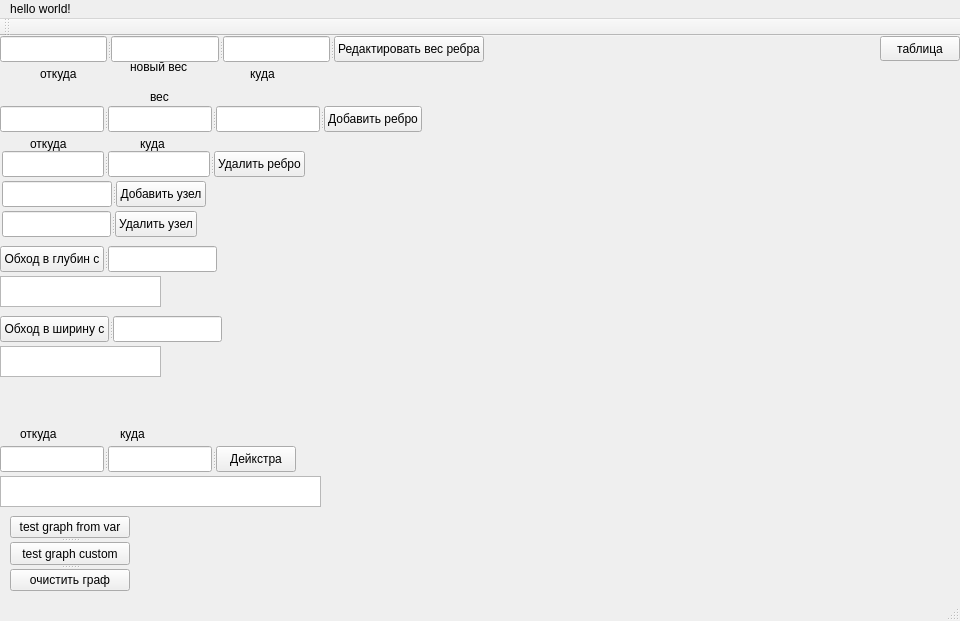
<?xml version="1.0" encoding="UTF-8"?>
<ui version="4.0">
 <class>QtGraphsClass</class>
 <widget class="QMainWindow" name="QtGraphsClass">
  <property name="geometry">
   <rect>
    <x>0</x>
    <y>0</y>
    <width>960</width>
    <height>621</height>
   </rect>
  </property>
  <property name="windowTitle">
   <string>QtGraphs</string>
  </property>
  <widget class="QWidget" name="centralWidget">
   <widget class="QSplitter" name="splitter">
    <property name="geometry">
     <rect>
      <x>2</x>
      <y>145</y>
      <width>204</width>
      <height>26</height>
     </rect>
    </property>
    <property name="orientation">
     <enum>Qt::Horizontal</enum>
    </property>
    <widget class="QLineEdit" name="lineEdit"/>
    <widget class="QPushButton" name="pushButton">
     <property name="text">
      <string>Добавить узел</string>
     </property>
    </widget>
   </widget>
   <widget class="QSplitter" name="splitter_2">
    <property name="geometry">
     <rect>
      <x>0</x>
      <y>70</y>
      <width>422</width>
      <height>26</height>
     </rect>
    </property>
    <property name="orientation">
     <enum>Qt::Horizontal</enum>
    </property>
    <widget class="QLineEdit" name="lineEdit_2"/>
    <widget class="QLineEdit" name="lineEdit_4"/>
    <widget class="QLineEdit" name="lineEdit_3"/>
    <widget class="QPushButton" name="pushButton_2">
     <property name="text">
      <string>Добавить ребро</string>
     </property>
    </widget>
   </widget>
   <widget class="QTextBrowser" name="textBrowser">
    <property name="geometry">
     <rect>
      <x>0</x>
      <y>240</y>
      <width>161</width>
      <height>31</height>
     </rect>
    </property>
   </widget>
   <widget class="QSplitter" name="splitter_3">
    <property name="geometry">
     <rect>
      <x>2</x>
      <y>175</y>
      <width>195</width>
      <height>26</height>
     </rect>
    </property>
    <property name="orientation">
     <enum>Qt::Horizontal</enum>
    </property>
    <widget class="QLineEdit" name="lineEdit_5"/>
    <widget class="QPushButton" name="pushButton_4">
     <property name="text">
      <string>Удалить узел</string>
     </property>
    </widget>
   </widget>
   <widget class="QSplitter" name="splitter_4">
    <property name="geometry">
     <rect>
      <x>2</x>
      <y>115</y>
      <width>303</width>
      <height>26</height>
     </rect>
    </property>
    <property name="orientation">
     <enum>Qt::Horizontal</enum>
    </property>
    <widget class="QLineEdit" name="lineEdit_7"/>
    <widget class="QLineEdit" name="lineEdit_6"/>
    <widget class="QPushButton" name="pushButton_3">
     <property name="text">
      <string>Удалить ребро</string>
     </property>
    </widget>
   </widget>
   <widget class="QTextBrowser" name="textBrowser_2">
    <property name="geometry">
     <rect>
      <x>0</x>
      <y>440</y>
      <width>321</width>
      <height>31</height>
     </rect>
    </property>
   </widget>
   <widget class="QTextBrowser" name="textBrowser_3">
    <property name="geometry">
     <rect>
      <x>0</x>
      <y>310</y>
      <width>161</width>
      <height>31</height>
     </rect>
    </property>
   </widget>
   <widget class="QLabel" name="label">
    <property name="geometry">
     <rect>
      <x>40</x>
      <y>30</y>
      <width>55</width>
      <height>16</height>
     </rect>
    </property>
    <property name="text">
     <string>откуда</string>
    </property>
   </widget>
   <widget class="QLabel" name="label_2">
    <property name="geometry">
     <rect>
      <x>250</x>
      <y>30</y>
      <width>55</width>
      <height>16</height>
     </rect>
    </property>
    <property name="text">
     <string>куда</string>
    </property>
   </widget>
   <widget class="QLabel" name="label_3">
    <property name="geometry">
     <rect>
      <x>130</x>
      <y>20</y>
      <width>71</width>
      <height>21</height>
     </rect>
    </property>
    <property name="text">
     <string>новый вес</string>
    </property>
   </widget>
   <widget class="QLabel" name="label_4">
    <property name="geometry">
     <rect>
      <x>20</x>
      <y>390</y>
      <width>55</width>
      <height>16</height>
     </rect>
    </property>
    <property name="text">
     <string>откуда</string>
    </property>
   </widget>
   <widget class="QLabel" name="label_5">
    <property name="geometry">
     <rect>
      <x>120</x>
      <y>390</y>
      <width>55</width>
      <height>16</height>
     </rect>
    </property>
    <property name="text">
     <string>куда</string>
    </property>
   </widget>
   <widget class="QLabel" name="label_6">
    <property name="geometry">
     <rect>
      <x>30</x>
      <y>100</y>
      <width>55</width>
      <height>16</height>
     </rect>
    </property>
    <property name="text">
     <string>откуда</string>
    </property>
   </widget>
   <widget class="QLabel" name="label_7">
    <property name="geometry">
     <rect>
      <x>140</x>
      <y>100</y>
      <width>55</width>
      <height>16</height>
     </rect>
    </property>
    <property name="text">
     <string>куда</string>
    </property>
   </widget>
   <widget class="QLabel" name="label_8">
    <property name="geometry">
     <rect>
      <x>150</x>
      <y>50</y>
      <width>71</width>
      <height>21</height>
     </rect>
    </property>
    <property name="text">
     <string>вес</string>
    </property>
   </widget>
   <widget class="QSplitter" name="splitter_8">
    <property name="geometry">
     <rect>
      <x>0</x>
      <y>0</y>
      <width>484</width>
      <height>26</height>
     </rect>
    </property>
    <property name="orientation">
     <enum>Qt::Horizontal</enum>
    </property>
    <widget class="QLineEdit" name="lineEdit_12"/>
    <widget class="QLineEdit" name="lineEdit_13"/>
    <widget class="QLineEdit" name="lineEdit_14"/>
    <widget class="QPushButton" name="pushButton_10">
     <property name="text">
      <string>Редактировать вес ребра</string>
     </property>
    </widget>
   </widget>
   <widget class="QSplitter" name="splitter_5">
    <property name="geometry">
     <rect>
      <x>0</x>
      <y>210</y>
      <width>217</width>
      <height>26</height>
     </rect>
    </property>
    <property name="orientation">
     <enum>Qt::Horizontal</enum>
    </property>
    <widget class="QPushButton" name="pushButton_5">
     <property name="text">
      <string>Обход в глубин с</string>
     </property>
    </widget>
    <widget class="QLineEdit" name="lineEdit_8"/>
   </widget>
   <widget class="QSplitter" name="splitter_6">
    <property name="geometry">
     <rect>
      <x>0</x>
      <y>280</y>
      <width>222</width>
      <height>26</height>
     </rect>
    </property>
    <property name="orientation">
     <enum>Qt::Horizontal</enum>
    </property>
    <widget class="QPushButton" name="pushButton_7">
     <property name="text">
      <string>Обход в ширину с</string>
     </property>
    </widget>
    <widget class="QLineEdit" name="lineEdit_11"/>
   </widget>
   <widget class="QSplitter" name="splitter_7">
    <property name="geometry">
     <rect>
      <x>0</x>
      <y>410</y>
      <width>296</width>
      <height>26</height>
     </rect>
    </property>
    <property name="orientation">
     <enum>Qt::Horizontal</enum>
    </property>
    <widget class="QLineEdit" name="lineEdit_9"/>
    <widget class="QLineEdit" name="lineEdit_10"/>
    <widget class="QPushButton" name="pushButton_6">
     <property name="text">
      <string>Дейкстра</string>
     </property>
    </widget>
   </widget>
   <widget class="QSplitter" name="splitter_9">
    <property name="geometry">
     <rect>
      <x>10</x>
      <y>480</y>
      <width>120</width>
      <height>75</height>
     </rect>
    </property>
    <property name="orientation">
     <enum>Qt::Vertical</enum>
    </property>
    <widget class="QPushButton" name="pushButton_8">
     <property name="text">
      <string>test graph from var</string>
     </property>
    </widget>
    <widget class="QPushButton" name="pushButton_9">
     <property name="text">
      <string>test graph custom</string>
     </property>
    </widget>
    <widget class="QPushButton" name="pushButton_11">
     <property name="text">
      <string>очистить граф</string>
     </property>
    </widget>
   </widget>
   <widget class="QPushButton" name="pushButton_12">
    <property name="geometry">
     <rect>
      <x>880</x>
      <y>0</y>
      <width>80</width>
      <height>25</height>
     </rect>
    </property>
    <property name="text">
     <string>таблица</string>
    </property>
   </widget>
  </widget>
  <widget class="QMenuBar" name="menuBar">
   <property name="geometry">
    <rect>
     <x>0</x>
     <y>0</y>
     <width>960</width>
     <height>25</height>
    </rect>
   </property>
   <widget class="QMenu" name="menuhello_world">
    <property name="title">
     <string>hello world!</string>
    </property>
   </widget>
   <addaction name="menuhello_world"/>
  </widget>
  <widget class="QToolBar" name="mainToolBar">
   <attribute name="toolBarArea">
    <enum>TopToolBarArea</enum>
   </attribute>
   <attribute name="toolBarBreak">
    <bool>false</bool>
   </attribute>
  </widget>
  <widget class="QStatusBar" name="statusBar"/>
 </widget>
 <layoutdefault spacing="6" margin="11"/>
 <resources>
  <include location="QtGraphs.qrc"/>
 </resources>
 <connections/>
</ui>
